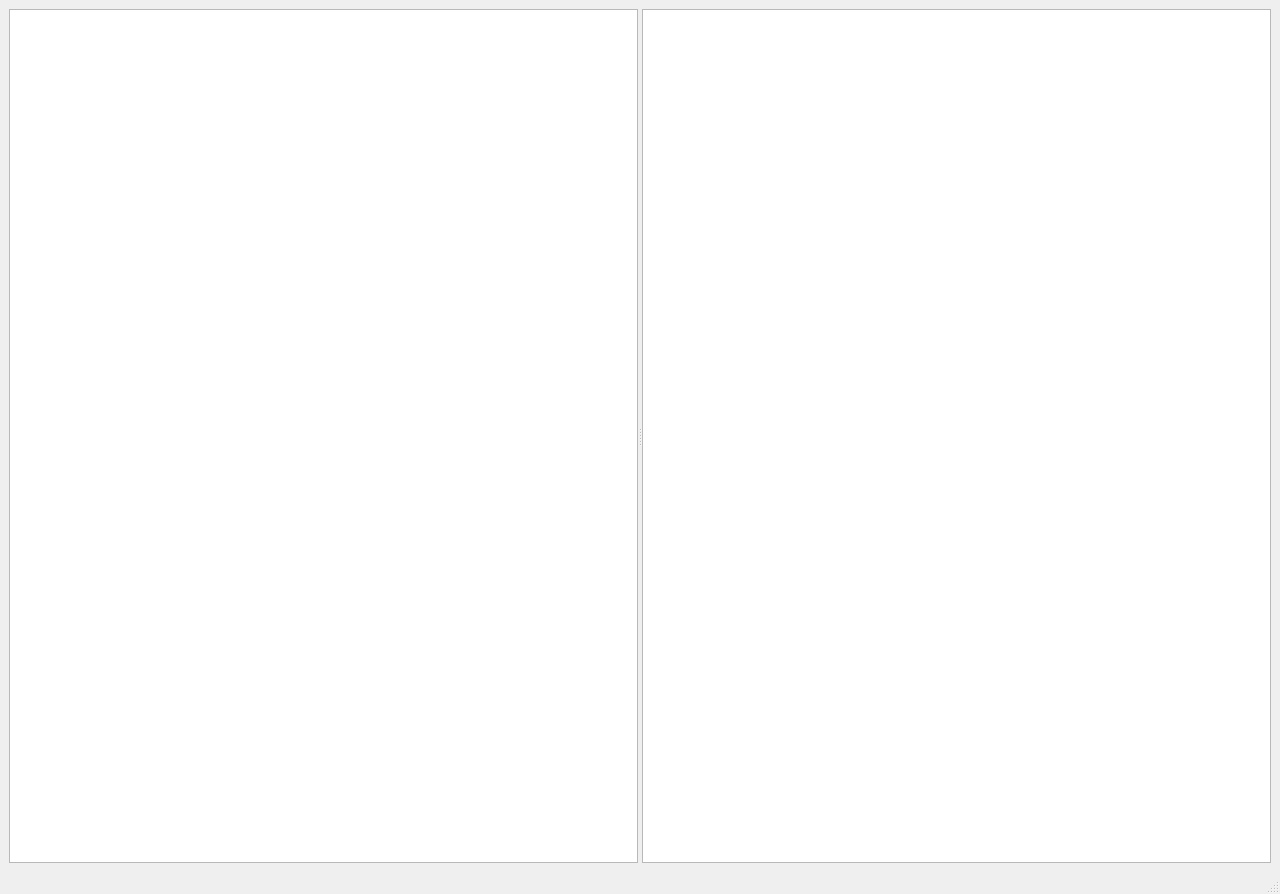
<?xml version="1.0" encoding="UTF-8"?>
<ui version="4.0">
 <class>cMainWindow</class>
 <widget class="QMainWindow" name="cMainWindow">
  <property name="geometry">
   <rect>
    <x>0</x>
    <y>0</y>
    <width>1280</width>
    <height>894</height>
   </rect>
  </property>
  <property name="windowTitle">
   <string>cMainWindow</string>
  </property>
  <widget class="QWidget" name="centralwidget">
   <layout class="QGridLayout" name="gridLayout">
    <item row="0" column="0">
     <layout class="QVBoxLayout" name="verticalLayout">
      <item>
       <widget class="QSplitter" name="m_splitter">
        <property name="orientation">
         <enum>Qt::Horizontal</enum>
        </property>
        <widget class="QTreeView" name="m_folderView">
         <property name="editTriggers">
          <set>QAbstractItemView::NoEditTriggers</set>
         </property>
         <property name="alternatingRowColors">
          <bool>true</bool>
         </property>
         <property name="headerHidden">
          <bool>true</bool>
         </property>
        </widget>
        <widget class="QListView" name="m_thumbnailView"/>
       </widget>
      </item>
     </layout>
    </item>
   </layout>
  </widget>
  <widget class="QMenuBar" name="menubar">
   <property name="geometry">
    <rect>
     <x>0</x>
     <y>0</y>
     <width>1280</width>
     <height>21</height>
    </rect>
   </property>
  </widget>
  <widget class="QStatusBar" name="statusbar"/>
 </widget>
 <resources/>
 <connections/>
</ui>
